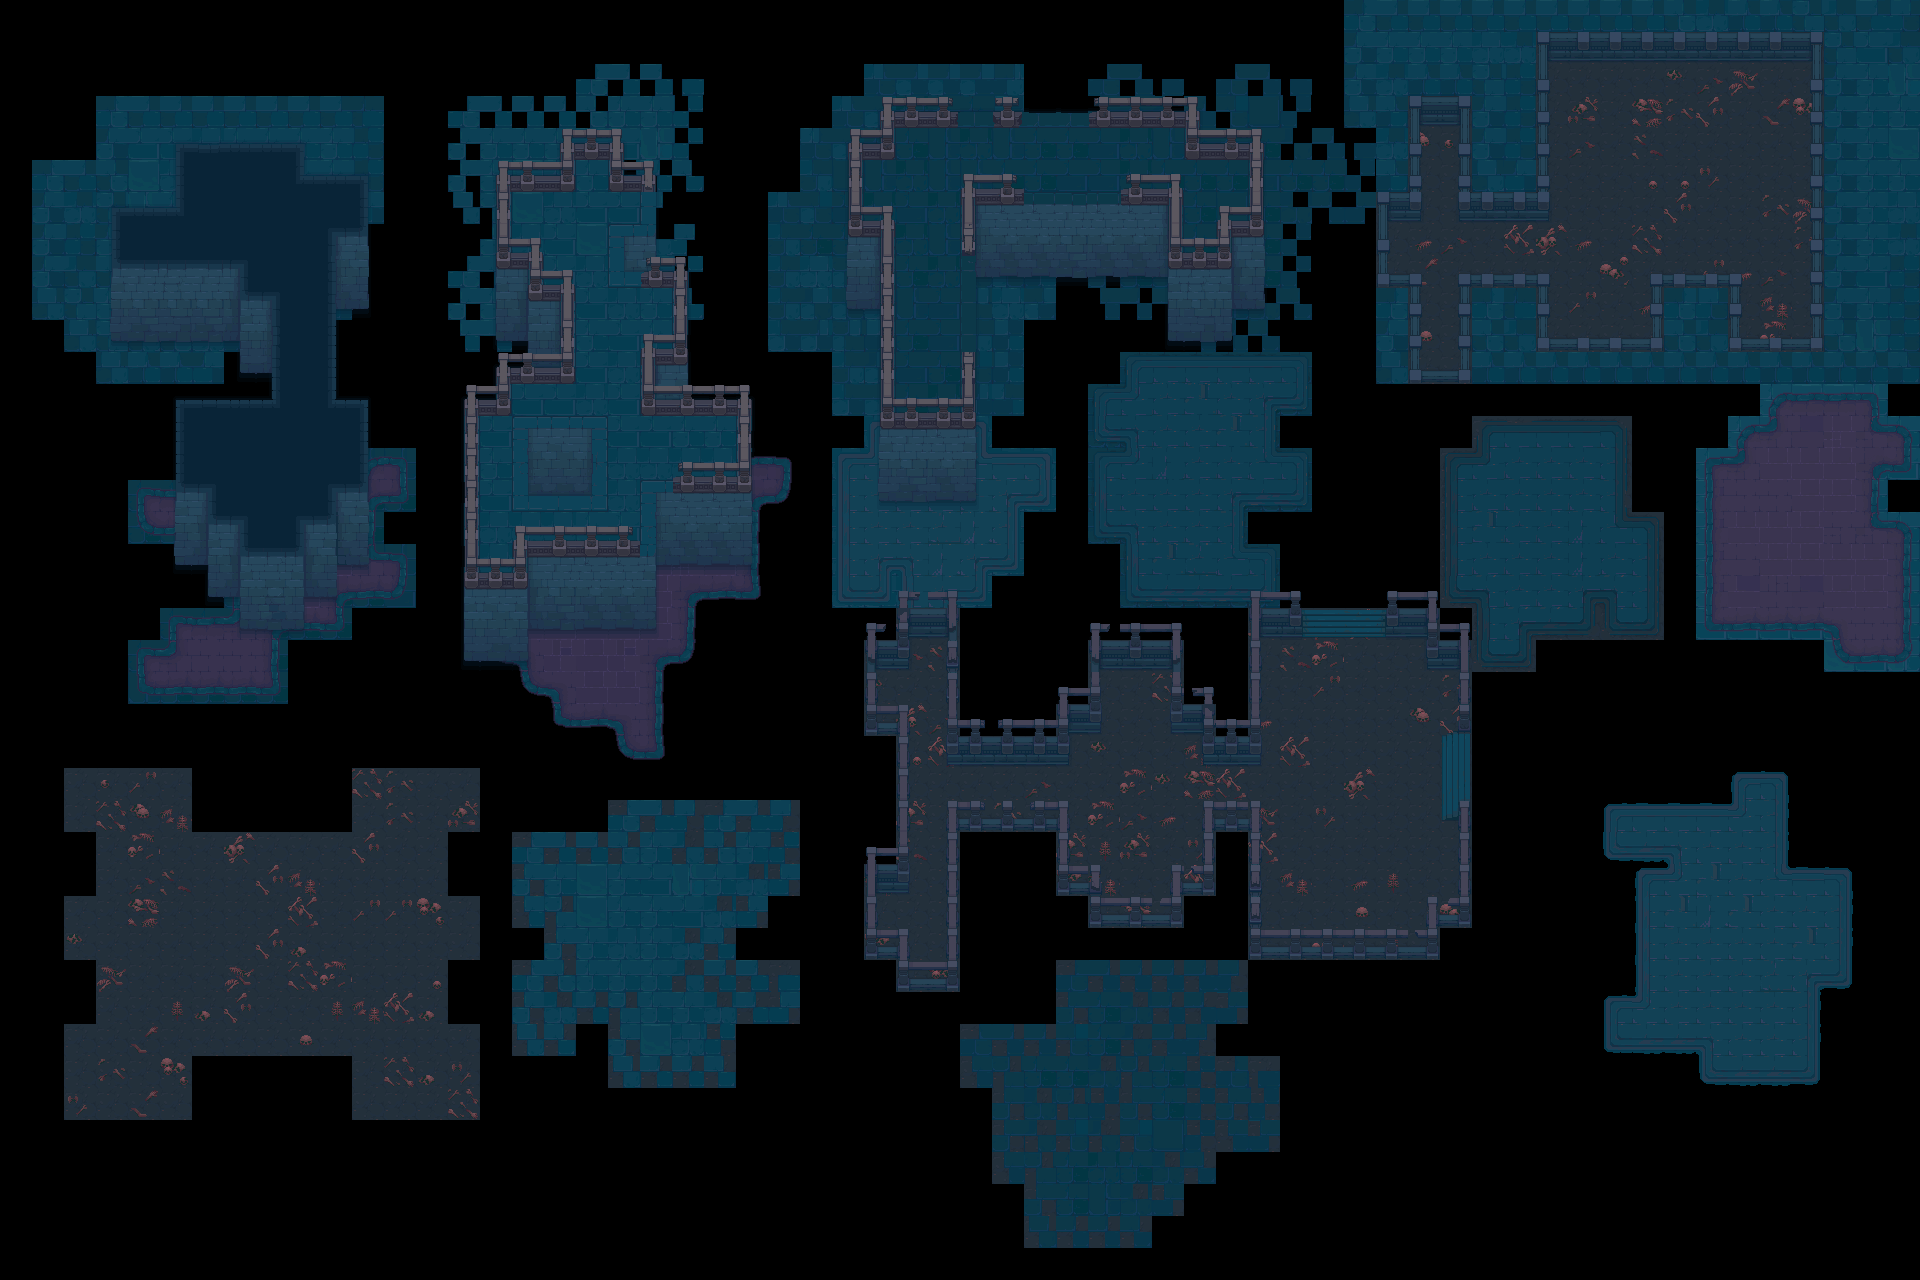

This is a level from a 2D game, rendered from its Tiled map with the project's own tilesets. A one-line summary and the map file follow, with tile-layer data summarised:
An orthogonal 60x40 tile map with 32x32 px tiles, 6 tile layers (terrain0, terrain1, wall-1-2-3, balluster-1, ...), 4 tilesets.

<map version="1.9" tiledversion="1.9.2" orientation="orthogonal" renderorder="right-down" width="60" height="40" tilewidth="32" tileheight="32" infinite="0" nextlayerid="11" nextobjectid="1">
 <properties>
  <property name="AutomappingRadius" type="int" value="4" />
 </properties>
 <tileset firstgid="1" source="Tilesets/Tileset - wall 1.tsx" />
 <tileset firstgid="241" source="Tilesets/Tileset - wall 2.tsx" />
 <tileset firstgid="481" source="Tilesets/Tileset - wall 3.tsx" />
 <tileset firstgid="721" source="Tilesets/Tileset-Terrain.tsx" />
 <layer id="10" name="terrain0" width="60" height="40">
  <data>[2400 cells, 382 non-empty, 26 distinct tile ids]</data>
 </layer>
 <layer id="6" name="terrain1" width="60" height="40">
  <data>[2400 cells, 885 non-empty, 259 distinct tile ids]</data>
 </layer>
 <layer id="1" name="wall-1-2-3" width="60" height="40">
  <data>[2400 cells, 353 non-empty, 152 distinct tile ids]</data>
 </layer>
 <layer id="7" name="balluster-1" width="60" height="40">
  <data>[2400 cells, 57 non-empty, 27 distinct tile ids]</data>
 </layer>
 <layer id="8" name="balluster-2" width="60" height="40">
  <data>[2400 cells, 50 non-empty, 28 distinct tile ids]</data>
 </layer>
 <layer id="9" name="balluster-3-4" width="60" height="40">
  <data>[2400 cells, 289 non-empty, 74 distinct tile ids]</data>
 </layer>
</map>
